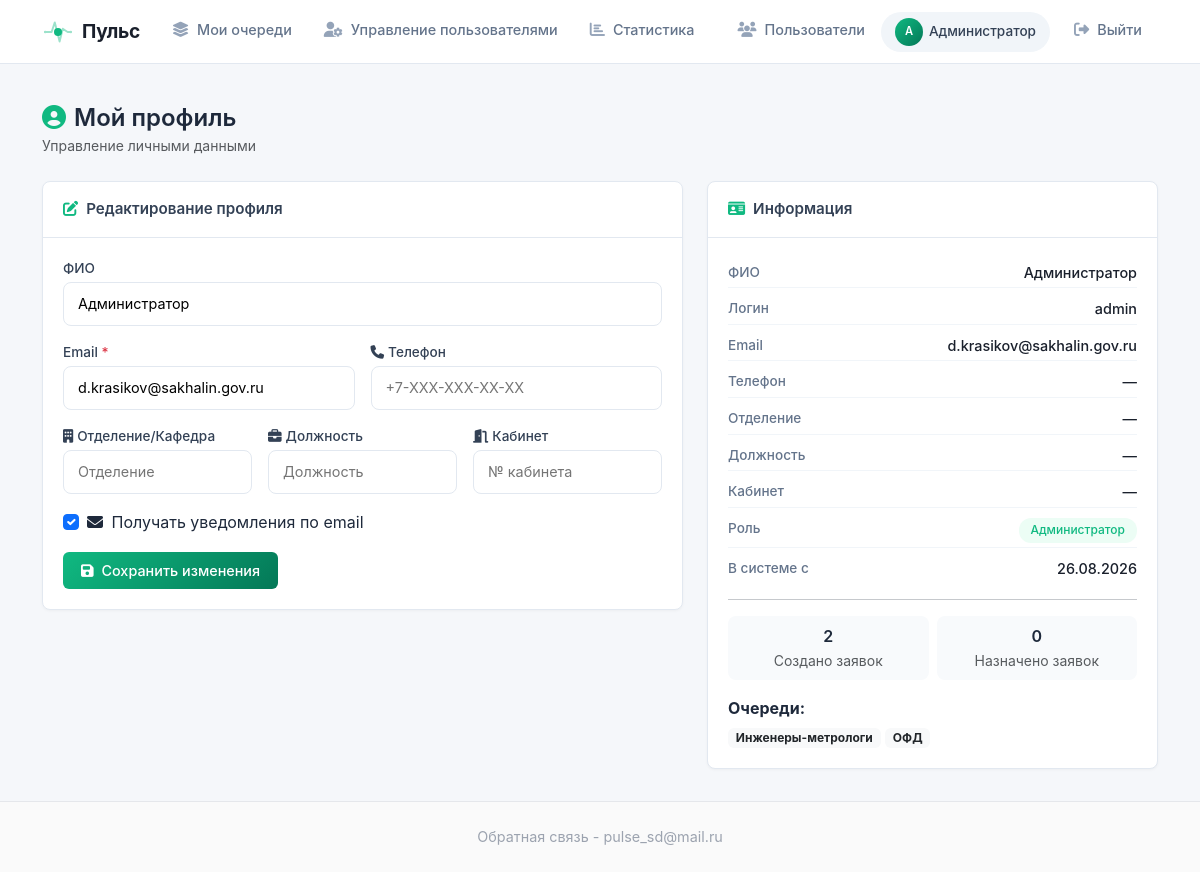
The app's page /profile (signed in) with its own data.
### models.py (models this page shows, shortened)
class User(UserMixin, db.Model):
    id = db.Column(db.Integer, primary_key=True)
    username = db.Column(db.String(80), unique=True, nullable=False)
    password = db.Column(db.String(200), nullable=False)
    full_name = db.Column(db.String(300), nullable=True)
    email = db.Column(db.String(120), unique=True, nullable=False)
    phone = db.Column(db.String(20), nullable=True)
    department = db.Column(db.String(200), nullable=True)
    position = db.Column(db.String(200), nullable=True)
    office = db.Column(db.String(50), nullable=True)
    is_admin = db.Column(db.Boolean, default=False)
    created_at = db.Column(db.DateTime, default=datetime.now(tz))
    notify_email = db.Column(db.Boolean, default=True)
    queues = db.relationship('Queue', secondary='user_queue', back_populates='members')
    admin_queues = db.relationship('Queue', secondary='queue_admins', back_populates='admins')
    assigned_tickets = db.relationship('Ticket', secondary='ticket_assignees', back_populates='assignees')
    created_tickets = db.relationship('Ticket', foreign_keys='Ticket.created_by_id', backref='creator')
    allowed_queues = db.relationship(
        'Queue',
        secondary='queue_links',
        primaryjoin='Queue.id == queue_links.c.queue_from',
        secondaryjoin='Queue.id == queue_links.c.queue_to',
        backref='allowed_by_queues'
    )
    bookings = db.relationship('Booking', backref='user', lazy=True)

class Queue(db.Model):
    id = db.Column(db.Integer, primary_key=True)
    name = db.Column(db.String(100), nullable=False, unique=True)
    description = db.Column(db.Text, nullable=True)
    is_active = db.Column(db.Boolean, default=True)
    queue_type = db.Column(db.String(50), default='default')
    created_at = db.Column(db.DateTime, default=datetime.now(tz))
    created_by_id = db.Column(db.Integer, db.ForeignKey('user.id'))
    mail = db.Column(db.Text,default = None)
    admins = db.relationship('User', secondary='queue_admins', back_populates='admin_queues')
    members = db.relationship('User', secondary='user_queue', back_populates='queues')
    tickets = db.relationship('Ticket', backref='queue', lazy=True)
    cars = db.relationship('Car', backref='queue', lazy=True)
    created_by = db.relationship('User', foreign_keys=[created_by_id])

### app.py (the view, shortened to what this page needs)
@app.route('/profile', methods=['GET', 'POST'])
@login_required
def profile():
    return render_template('profile.html', timezones=TIMEZONES)

### templates/profile.html (shortened to what this page needs)
{% extends "base.html" %}
{% block content %}
<div class="d-flex justify-content-between align-items-center mb-4">
    <div>
        <h4 class="mb-0 fw-semibold">
            <i class="fas fa-user-circle me-2" style="color: var(--primary);"></i>Мой профиль
        </h4>
        <span class="text-muted small">Управление личными данными</span>
    </div>
</div>
<div class="row g-4">
    <div class="col-lg-7">
        <div class="card-modern animate-fade-in">
            <div class="card-header">
                <i class="fas fa-edit me-2" style="color: var(--primary);"></i>Редактирование профиля
            </div>
            <div class="card-body">
                <form method="POST">
                    <div class="row g-3">
                        <div class="col-12">
                            <label class="form-label-modern">ФИО</label>
                            <input type="text" class="form-control-modern" name="full_name" value="{{ current_user.full_name or '' }}" placeholder="Иванов Иван Иванович">
                        </div>
                        <div class="col-md-6">
                            <label class="form-label-modern">Email <span class="text-danger">*</span></label>
                            <input type="email" class="form-control-modern" name="email" value="{{ current_user.email }}" required>
                        </div>
                        <div class="col-md-6">
                            <label class="form-label-modern">
                                <i class="fas fa-phone me-1"></i>Телефон
                            </label>
                            <input type="text" class="form-control-modern" name="phone" value="{{ current_user.phone or '' }}" placeholder="+7-XXX-XXX-XX-XX">
                        </div>
                        <div class="col-md-4">
                            <label class="form-label-modern">
                                <i class="fas fa-building me-1"></i>Отделение/Кафедра
                            </label>
                            <input type="text" class="form-control-modern" name="department" value="{{ current_user.department or '' }}" placeholder="Отделение">
                        </div>
                        <div class="col-md-4">
                            <label class="form-label-modern">
                                <i class="fas fa-briefcase me-1"></i>Должность
                            </label>
                            <input type="text" class="form-control-modern" name="position" value="{{ current_user.position or '' }}" placeholder="Должность">
                        </div>
                        <div class="col-md-4">
                            <label class="form-label-modern">
                                <i class="fas fa-door-open me-1"></i>Кабинет
                            </label>
                            <input type="text" class="form-control-modern" name="office" value="{{ current_user.office or '' }}" placeholder="№ кабинета">
                        </div>
                        <div class="col-12">
                            <div class="form-check">
                                <input type="checkbox" class="form-check-input" id="notify_email" name="notify_email"
                                       {% if current_user.notify_email %}checked{% endif %}>
                                <label class="form-check-label" for="notify_email">
                                    <i class="fas fa-envelope me-1"></i> Получать уведомления по email
                                </label>
                            </div>
                        </div>
                        <div class="col-12">
                            <button type="submit" class="btn btn-primary-gradient">
                                <i class="fas fa-save me-1"></i> Сохранить изменения
                            </button>
                        </div>
                    </div>
                </form>
            </div>
        </div>
    </div>
    <div class="col-lg-5">
        <div class="card-modern">
            <div class="card-header">
                <i class="fas fa-id-card me-2" style="color: var(--primary);"></i>Информация
            </div>
            <div class="card-body">
                <div class="profile-info">
                    <div class="profile-info-item">
                        <span class="profile-info-label">ФИО</span>
                        <span class="profile-info-value">{{ current_user.full_name or 'Не указано' }}</span>
                    </div>
                    <div class="profile-info-item">
                        <span class="profile-info-label">Логин</span>
                        <span class="profile-info-value">{{ current_user.username }}</span>
                    </div>
                    <div class="profile-info-item">
                        <span class="profile-info-label">Email</span>
                        <span class="profile-info-value">{{ current_user.email }}</span>
                    </div>
                    <div class="profile-info-item">
                        <span class="profile-info-label">Телефон</span>
                        <span class="profile-info-value">{{ current_user.phone or '—' }}</span>
                    </div>
                    <div class="profile-info-item">
                        <span class="profile-info-label">Отделение</span>
                        <span class="profile-info-value">{{ current_user.department or '—' }}</span>
                    </div>
                    <div class="profile-info-item">
                        <span class="profile-info-label">Должность</span>
                        <span class="profile-info-value">{{ current_user.position or '—' }}</span>
                    </div>
                    <div class="profile-info-item">
                        <span class="profile-info-label">Кабинет</span>
                        <span class="profile-info-value">{{ current_user.office or '—' }}</span>
                    </div>
                    <div class="profile-info-item">
                        <span class="profile-info-label">Роль</span>
                        <span class="profile-info-value">
                            <span class="badge-status {% if current_user.is_admin %}badge-status-new{% else %}badge-status-other{% endif %}">
                                {% if current_user.is_admin %}Администратор{% else %}Пользователь{% endif %}
                            </span>
                        </span>
                    </div>
                    <div class="profile-info-item">
                        <span class="profile-info-label">В системе с</span>
                        <span class="profile-info-value">{{ current_user.created_at.strftime('%d.%m.%Y') }}</span>
                    </div>
                </div>
                <hr>
                <div class="row g-2 text-center">
                    <div class="col-6">
                        <div class="p-2 bg-light-custom rounded-8">
                            <div class="fw-semibold">{{ current_user.created_tickets|length }}</div>
                            <small class="text-muted">Создано заявок</small>
                        </div>
                    </div>
                    <div class="col-6">
                        <div class="p-2 bg-light-custom rounded-8">
                            <div class="fw-semibold">{{ current_user.assigned_tickets|length }}</div>
                            <small class="text-muted">Назначено заявок</small>
                        </div>
                    </div>
                </div>
                <div class="mt-3">
                    <strong>Очереди:</strong>
                    <div class="mt-1">
                        {% for queue in current_user.queues %}
                            <span class="badge bg-light text-dark border-0">{{ queue.name }}</span>
                        {% else %}
                            <span class="text-muted">Не состоит в очередях</span>
                        {% endfor %}
                    </div>
                </div>
            </div>
        </div>
    </div>
</div>
{% endblock %}

### templates/base.html (shortened to what this page needs)
<!DOCTYPE html>
<html lang="ru">
<head>
    <link href="https://cdn.jsdelivr.net/npm/bootstrap@5.3.0/dist/css/bootstrap.min.css" rel="stylesheet">
    <link href="https://cdnjs.cloudflare.com/ajax/libs/font-awesome/6.4.0/css/all.min.css" rel="stylesheet">
    <link rel="stylesheet" href="{{ url_for('static', filename='style.css') }}">
    <link href="https://cdn.quilljs.com/1.3.6/quill.snow.css" rel="stylesheet">
</head>
<body>
    <nav class="navbar navbar-expand-lg navbar-custom">
        <div class="container">
            <a class="navbar-brand" href="{{ url_for('index') }}">
                <span class="logo-pulse">
                    <span class="pulse-icon">
                        <span class="pulse-dot"></span>
                    </span>
                    Пульс
                </span>
            </a>
            <div class="collapse navbar-collapse" id="navbarNav">
                <ul class="navbar-nav me-auto">
                    {% if current_user.is_authenticated and current_user.admin_queues %}
                        <li class="nav-item">
                            <a class="nav-link {{ 'active' if request.endpoint == 'my_queues' }}" href="{{ url_for('my_queues.my_queues') }}">
                                <i class="fas fa-layer-group"></i> Мои очереди
                            </a>
                        </li>
                    {% endif %}
                    {% if current_user.is_authenticated and current_user.is_admin %}
                        <li class="nav-item dropdown">
                            <a class="nav-link {{ 'active' if request.endpoint == 'admin_users' }}" href="{{ url_for('user_mgmt.admin_users') }}">
                                <i class="fas fa-user-cog"></i> Управление пользователями
                            </a>
                        </li>
                        <li class="nav-item">
                            <a class="nav-link {{ 'active' if request.endpoint == 'statistics' }}" href="{{ url_for('statistics.statistics') }}">
                                <i class="fas fa-chart-bar"></i> Статистика
                            </a>
                        </li>
                    {% endif %}
                </ul>
                <ul class="navbar-nav align-items-center">
                    {% if current_user.is_authenticated %}
                        <li class="nav-item">
                            <a class="nav-link {{ 'active' if request.endpoint == 'users_list' }}" href="{{ url_for('users_list') }}">
                                <i class="fas fa-users"></i> Пользователи
                            </a>
                        </li>
                        <li class="nav-item me-2">
                            <a href="{{ url_for('profile') }}" class="user-badge-link" title="Перейти в профиль">
                                <span class="user-badge">
                                    <span class="user-avatar-mini">{{ (current_user.full_name or current_user.username)[0]|upper }}</span>
                                    {{ current_user.full_name or current_user.username }}
                                </span>
                            </a>
                        </li>
                        <li class="nav-item">
                            <a class="nav-link btn-logout" href="{{ url_for('login.logout') }}">
                                <i class="fas fa-sign-out-alt"></i> Выйти
                            </a>
                        </li>
                    {% else %}
                        <li class="nav-item">
                            <a class="nav-link btn-login" href="{{ url_for('login') }}">
                                <i class="fas fa-sign-in-alt"></i> Войти
                            </a>
                        </li>
                    {% endif %}
                </ul>
            </div>
        </div>
    </nav>
    <div class="main-content">
        <div class="container mt-4 pt-3">
            {% block content %}{% endblock %}
        </div>
    </div>
    <footer class="footer">
        <div class="container">
            Обратная связь - pulse_sd@mail.ru
        </div>
    </footer>
</body>
</html>

### records on screen
User: full_name "А", full_name "Администратор", email "d.krasikov@sakhalin.gov.ru", notify_email "☑", username "admin", phone "—", department "—", position "—", office "—", created_at "26.08.2026"
Queue: name "Инженеры-метрологи"
Queue: name "ОФД"

### other values on screen
{{ current_user.created_tickets|length }} "2"
{{ current_user.assigned_tickets|length }} "0"
